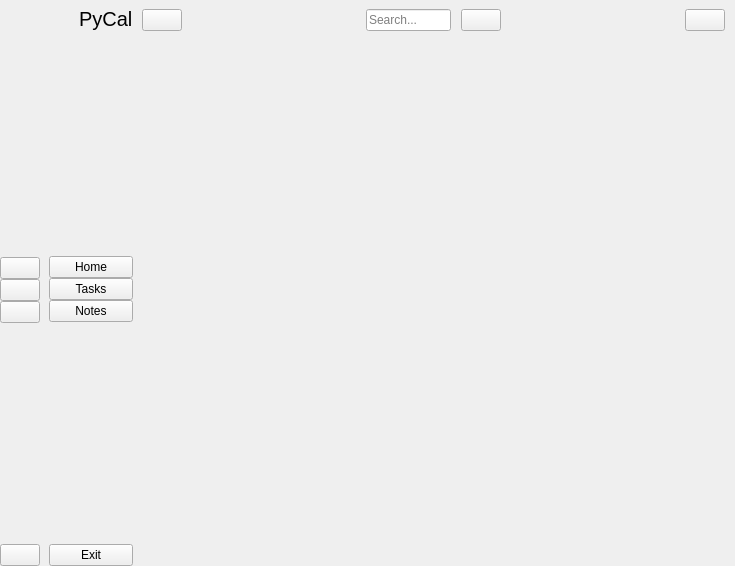
<?xml version="1.0" encoding="UTF-8"?>
<ui version="4.0">
 <class>MainWindow</class>
 <widget class="QMainWindow" name="MainWindow">
  <property name="geometry">
   <rect>
    <x>0</x>
    <y>0</y>
    <width>735</width>
    <height>566</height>
   </rect>
  </property>
  <property name="sizePolicy">
   <sizepolicy hsizetype="Preferred" vsizetype="Ignored">
    <horstretch>0</horstretch>
    <verstretch>0</verstretch>
   </sizepolicy>
  </property>
  <property name="windowTitle">
   <string>MainWindow</string>
  </property>
  <widget class="QWidget" name="centralwidget">
   <layout class="QGridLayout" name="gridLayout">
    <property name="leftMargin">
     <number>0</number>
    </property>
    <property name="topMargin">
     <number>0</number>
    </property>
    <property name="rightMargin">
     <number>0</number>
    </property>
    <property name="bottomMargin">
     <number>0</number>
    </property>
    <property name="spacing">
     <number>0</number>
    </property>
    <item row="0" column="2">
     <widget class="QWidget" name="widget_3" native="true">
      <layout class="QVBoxLayout" name="verticalLayout_5">
       <property name="spacing">
        <number>0</number>
       </property>
       <property name="leftMargin">
        <number>0</number>
       </property>
       <property name="topMargin">
        <number>0</number>
       </property>
       <property name="rightMargin">
        <number>10</number>
       </property>
       <property name="bottomMargin">
        <number>0</number>
       </property>
       <item>
        <widget class="QWidget" name="header_widget" native="true">
         <property name="enabled">
          <bool>true</bool>
         </property>
         <property name="minimumSize">
          <size>
           <width>0</width>
           <height>40</height>
          </size>
         </property>
         <layout class="QGridLayout" name="gridLayout_10">
          <property name="leftMargin">
           <number>0</number>
          </property>
          <property name="topMargin">
           <number>0</number>
          </property>
          <property name="rightMargin">
           <number>0</number>
          </property>
          <property name="bottomMargin">
           <number>0</number>
          </property>
          <item row="0" column="4">
           <widget class="QPushButton" name="user_btn">
            <property name="text">
             <string/>
            </property>
            <property name="icon">
             <iconset resource="resource.qrc">
              <normaloff>:/icon/icon/user-48.ico</normaloff>:/icon/icon/user-48.ico</iconset>
            </property>
            <property name="checkable">
             <bool>false</bool>
            </property>
            <property name="autoExclusive">
             <bool>false</bool>
            </property>
           </widget>
          </item>
          <item row="0" column="0">
           <widget class="QPushButton" name="change_btn">
            <property name="text">
             <string/>
            </property>
            <property name="icon">
             <iconset resource="resource.qrc">
              <normaloff>:/icon/icon/menu-4-32.ico</normaloff>:/icon/icon/menu-4-32.ico</iconset>
            </property>
            <property name="iconSize">
             <size>
              <width>14</width>
              <height>14</height>
             </size>
            </property>
            <property name="checkable">
             <bool>true</bool>
            </property>
           </widget>
          </item>
          <item row="0" column="3">
           <spacer name="horizontalSpacer_2">
            <property name="orientation">
             <enum>Qt::Horizontal</enum>
            </property>
            <property name="sizeHint" stdset="0">
             <size>
              <width>202</width>
              <height>20</height>
             </size>
            </property>
           </spacer>
          </item>
          <item row="0" column="1">
           <spacer name="horizontalSpacer">
            <property name="orientation">
             <enum>Qt::Horizontal</enum>
            </property>
            <property name="sizeHint" stdset="0">
             <size>
              <width>202</width>
              <height>20</height>
             </size>
            </property>
           </spacer>
          </item>
          <item row="0" column="2">
           <layout class="QHBoxLayout" name="horizontalLayout">
            <property name="spacing">
             <number>10</number>
            </property>
            <item>
             <widget class="QLineEdit" name="search_input">
              <property name="minimumSize">
               <size>
                <width>0</width>
                <height>0</height>
               </size>
              </property>
              <property name="frame">
               <bool>true</bool>
              </property>
              <property name="placeholderText">
               <string>Search...</string>
              </property>
             </widget>
            </item>
            <item>
             <widget class="QPushButton" name="search_btn">
              <property name="text">
               <string/>
              </property>
              <property name="icon">
               <iconset resource="resource.qrc">
                <normaloff>:/icon/icon/search-13-48.ico</normaloff>:/icon/icon/search-13-48.ico</iconset>
              </property>
              <property name="checkable">
               <bool>false</bool>
              </property>
              <property name="autoExclusive">
               <bool>false</bool>
              </property>
             </widget>
            </item>
           </layout>
          </item>
         </layout>
        </widget>
       </item>
       <item>
        <widget class="QStackedWidget" name="stackedWidget">
         <property name="currentIndex">
          <number>0</number>
         </property>
         <widget class="QWidget" name="page">
          <layout class="QVBoxLayout" name="verticalLayout_6" stretch="0">
           <item>
            <layout class="QVBoxLayout" name="home_page_layout"/>
           </item>
          </layout>
         </widget>
         <widget class="QWidget" name="page_2">
          <layout class="QVBoxLayout" name="verticalLayout_8">
           <item>
            <layout class="QHBoxLayout" name="horizontalLayout_6">
             <property name="topMargin">
              <number>40</number>
             </property>
             <item alignment="Qt::AlignHCenter">
              <widget class="QLabel" name="label_2">
               <property name="font">
                <font>
                 <pointsize>16</pointsize>
                 <bold>false</bold>
                </font>
               </property>
               <property name="text">
                <string>Today</string>
               </property>
              </widget>
             </item>
             <item alignment="Qt::AlignHCenter">
              <widget class="QLabel" name="label_3">
               <property name="font">
                <font>
                 <pointsize>16</pointsize>
                 <bold>false</bold>
                </font>
               </property>
               <property name="text">
                <string>Tomorrow</string>
               </property>
              </widget>
             </item>
             <item alignment="Qt::AlignHCenter">
              <widget class="QLabel" name="label">
               <property name="font">
                <font>
                 <pointsize>16</pointsize>
                </font>
               </property>
               <property name="text">
                <string>Next 7 days</string>
               </property>
              </widget>
             </item>
            </layout>
           </item>
           <item>
            <layout class="QHBoxLayout" name="tasks_lists">
             <property name="bottomMargin">
              <number>40</number>
             </property>
            </layout>
           </item>
          </layout>
         </widget>
         <widget class="QWidget" name="page_3">
          <layout class="QGridLayout" name="gridLayout_2">
           <item row="0" column="0">
            <layout class="QVBoxLayout" name="notes_layout"/>
           </item>
          </layout>
         </widget>
         <widget class="QWidget" name="page_4">
          <layout class="QGridLayout" name="gridLayout_5">
           <item row="0" column="0">
            <widget class="QLabel" name="label_7">
             <property name="font">
              <font>
               <pointsize>15</pointsize>
              </font>
             </property>
             <property name="text">
              <string>Products Page</string>
             </property>
             <property name="alignment">
              <set>Qt::AlignCenter</set>
             </property>
            </widget>
           </item>
          </layout>
         </widget>
         <widget class="QWidget" name="page_5">
          <layout class="QGridLayout" name="gridLayout_6">
           <item row="0" column="0">
            <widget class="QLabel" name="label_8">
             <property name="font">
              <font>
               <pointsize>15</pointsize>
              </font>
             </property>
             <property name="text">
              <string>Customers Page</string>
             </property>
             <property name="alignment">
              <set>Qt::AlignCenter</set>
             </property>
            </widget>
           </item>
          </layout>
         </widget>
         <widget class="QWidget" name="page_6">
          <layout class="QGridLayout" name="gridLayout_7">
           <item row="0" column="0">
            <widget class="QLabel" name="label_9">
             <property name="font">
              <font>
               <pointsize>15</pointsize>
               <bold>false</bold>
              </font>
             </property>
             <property name="text">
              <string>Search Page</string>
             </property>
             <property name="alignment">
              <set>Qt::AlignCenter</set>
             </property>
            </widget>
           </item>
          </layout>
         </widget>
         <widget class="QWidget" name="page_7">
          <layout class="QGridLayout" name="gridLayout_8">
           <item row="0" column="0">
            <widget class="QLabel" name="label_10">
             <property name="font">
              <font>
               <pointsize>15</pointsize>
               <bold>false</bold>
              </font>
             </property>
             <property name="text">
              <string>User Page</string>
             </property>
             <property name="alignment">
              <set>Qt::AlignCenter</set>
             </property>
            </widget>
           </item>
          </layout>
         </widget>
        </widget>
       </item>
      </layout>
     </widget>
    </item>
    <item row="0" column="0">
     <widget class="QWidget" name="icon_only_widget" native="true">
      <layout class="QVBoxLayout" name="verticalLayout_3">
       <property name="spacing">
        <number>0</number>
       </property>
       <property name="leftMargin">
        <number>0</number>
       </property>
       <property name="topMargin">
        <number>0</number>
       </property>
       <property name="rightMargin">
        <number>0</number>
       </property>
       <property name="bottomMargin">
        <number>0</number>
       </property>
       <item>
        <layout class="QVBoxLayout" name="verticalLayout">
         <property name="spacing">
          <number>0</number>
         </property>
         <property name="leftMargin">
          <number>0</number>
         </property>
         <property name="topMargin">
          <number>5</number>
         </property>
         <item alignment="Qt::AlignHCenter">
          <widget class="QLabel" name="logo_label_1">
           <property name="minimumSize">
            <size>
             <width>30</width>
             <height>30</height>
            </size>
           </property>
           <property name="maximumSize">
            <size>
             <width>30</width>
             <height>30</height>
            </size>
           </property>
           <property name="text">
            <string/>
           </property>
           <property name="pixmap">
            <pixmap resource="resource.qrc">:/icon/icon/flower.svg</pixmap>
           </property>
           <property name="scaledContents">
            <bool>true</bool>
           </property>
           <property name="alignment">
            <set>Qt::AlignCenter</set>
           </property>
           <property name="margin">
            <number>7</number>
           </property>
          </widget>
         </item>
         <item>
          <spacer name="verticalSpacer_4">
           <property name="orientation">
            <enum>Qt::Vertical</enum>
           </property>
           <property name="sizeHint" stdset="0">
            <size>
             <width>20</width>
             <height>40</height>
            </size>
           </property>
          </spacer>
         </item>
         <item>
          <widget class="QPushButton" name="home_btn_1">
           <property name="enabled">
            <bool>true</bool>
           </property>
           <property name="text">
            <string/>
           </property>
           <property name="icon">
            <iconset resource="resource.qrc">
             <normaloff>:/icon/icon/calendar_grey.svg</normaloff>
             <normalon>:/icon/icon/calendar_white.svg</normalon>:/icon/icon/calendar_grey.svg</iconset>
           </property>
           <property name="iconSize">
            <size>
             <width>20</width>
             <height>20</height>
            </size>
           </property>
           <property name="checkable">
            <bool>true</bool>
           </property>
           <property name="autoExclusive">
            <bool>true</bool>
           </property>
          </widget>
         </item>
         <item>
          <widget class="QPushButton" name="tasks_btn_1">
           <property name="text">
            <string/>
           </property>
           <property name="icon">
            <iconset resource="resource.qrc">
             <normaloff>:/icon/icon/tasks_grey.svg</normaloff>
             <normalon>:/icon/icon/tasks_white.svg</normalon>:/icon/icon/tasks_grey.svg</iconset>
           </property>
           <property name="iconSize">
            <size>
             <width>20</width>
             <height>20</height>
            </size>
           </property>
           <property name="checkable">
            <bool>true</bool>
           </property>
           <property name="autoExclusive">
            <bool>true</bool>
           </property>
          </widget>
         </item>
         <item>
          <widget class="QPushButton" name="notes_btn_1">
           <property name="text">
            <string/>
           </property>
           <property name="icon">
            <iconset resource="resource.qrc">
             <normaloff>:/icon/icon/notes_grey.svg</normaloff>
             <normalon>:/icon/icon/notes_white.svg</normalon>:/icon/icon/notes_grey.svg</iconset>
           </property>
           <property name="iconSize">
            <size>
             <width>20</width>
             <height>20</height>
            </size>
           </property>
           <property name="checkable">
            <bool>true</bool>
           </property>
           <property name="autoExclusive">
            <bool>true</bool>
           </property>
          </widget>
         </item>
         <item>
          <spacer name="verticalSpacer_5">
           <property name="orientation">
            <enum>Qt::Vertical</enum>
           </property>
           <property name="sizeHint" stdset="0">
            <size>
             <width>20</width>
             <height>40</height>
            </size>
           </property>
          </spacer>
         </item>
         <item>
          <widget class="QPushButton" name="exit_btn_1">
           <property name="text">
            <string/>
           </property>
           <property name="icon">
            <iconset resource="resource.qrc">
             <normaloff>:/icon/icon/close_grey.svg</normaloff>
             <disabledoff>:/icon/icon/close_white.svg</disabledoff>:/icon/icon/close_grey.svg</iconset>
           </property>
           <property name="iconSize">
            <size>
             <width>20</width>
             <height>20</height>
            </size>
           </property>
          </widget>
         </item>
        </layout>
       </item>
      </layout>
     </widget>
    </item>
    <item row="0" column="1">
     <widget class="QWidget" name="full_menu_widget" native="true">
      <layout class="QVBoxLayout" name="verticalLayout_4">
       <property name="spacing">
        <number>0</number>
       </property>
       <property name="leftMargin">
        <number>9</number>
       </property>
       <property name="topMargin">
        <number>4</number>
       </property>
       <property name="bottomMargin">
        <number>0</number>
       </property>
       <item>
        <layout class="QHBoxLayout" name="horizontalLayout_2">
         <property name="spacing">
          <number>0</number>
         </property>
         <item>
          <widget class="QLabel" name="logo_label_2">
           <property name="minimumSize">
            <size>
             <width>30</width>
             <height>30</height>
            </size>
           </property>
           <property name="maximumSize">
            <size>
             <width>30</width>
             <height>30</height>
            </size>
           </property>
           <property name="text">
            <string/>
           </property>
           <property name="pixmap">
            <pixmap resource="resource.qrc">:/icon/icon/flower.svg</pixmap>
           </property>
           <property name="scaledContents">
            <bool>true</bool>
           </property>
           <property name="margin">
            <number>8</number>
           </property>
          </widget>
         </item>
         <item>
          <widget class="QLabel" name="logo_label_3">
           <property name="font">
            <font>
             <pointsize>15</pointsize>
            </font>
           </property>
           <property name="text">
            <string>PyCal</string>
           </property>
          </widget>
         </item>
        </layout>
       </item>
       <item>
        <layout class="QVBoxLayout" name="verticalLayout_2">
         <property name="spacing">
          <number>0</number>
         </property>
         <item>
          <spacer name="verticalSpacer_3">
           <property name="orientation">
            <enum>Qt::Vertical</enum>
           </property>
           <property name="sizeHint" stdset="0">
            <size>
             <width>20</width>
             <height>24</height>
            </size>
           </property>
          </spacer>
         </item>
         <item>
          <widget class="QPushButton" name="home_btn_2">
           <property name="text">
            <string>Home</string>
           </property>
           <property name="icon">
            <iconset resource="resource.qrc">
             <normaloff>:/icon/icon/calendar_grey.svg</normaloff>
             <normalon>:/icon/icon/calendar_white.svg</normalon>:/icon/icon/calendar_grey.svg</iconset>
           </property>
           <property name="iconSize">
            <size>
             <width>14</width>
             <height>14</height>
            </size>
           </property>
           <property name="checkable">
            <bool>true</bool>
           </property>
           <property name="autoExclusive">
            <bool>true</bool>
           </property>
          </widget>
         </item>
         <item>
          <widget class="QPushButton" name="tasks_btn_2">
           <property name="text">
            <string>Tasks</string>
           </property>
           <property name="icon">
            <iconset resource="resource.qrc">
             <normaloff>:/icon/icon/tasks_grey.svg</normaloff>
             <normalon>:/icon/icon/tasks_white.svg</normalon>:/icon/icon/tasks_grey.svg</iconset>
           </property>
           <property name="iconSize">
            <size>
             <width>14</width>
             <height>14</height>
            </size>
           </property>
           <property name="checkable">
            <bool>true</bool>
           </property>
           <property name="autoExclusive">
            <bool>true</bool>
           </property>
          </widget>
         </item>
         <item>
          <widget class="QPushButton" name="notes_btn_2">
           <property name="text">
            <string>Notes</string>
           </property>
           <property name="icon">
            <iconset resource="resource.qrc">
             <normaloff>:/icon/icon/notes_grey.svg</normaloff>
             <normalon>:/icon/icon/notes_white.svg</normalon>:/icon/icon/notes_grey.svg</iconset>
           </property>
           <property name="iconSize">
            <size>
             <width>14</width>
             <height>14</height>
            </size>
           </property>
           <property name="checkable">
            <bool>true</bool>
           </property>
           <property name="autoExclusive">
            <bool>true</bool>
           </property>
          </widget>
         </item>
         <item>
          <spacer name="verticalSpacer_2">
           <property name="orientation">
            <enum>Qt::Vertical</enum>
           </property>
           <property name="sizeHint" stdset="0">
            <size>
             <width>20</width>
             <height>40</height>
            </size>
           </property>
          </spacer>
         </item>
         <item>
          <widget class="QPushButton" name="exit_btn_2">
           <property name="text">
            <string>Exit</string>
           </property>
           <property name="icon">
            <iconset resource="resource.qrc">
             <normaloff>:/icon/icon/close_grey.svg</normaloff>
             <disabledoff>:/icon/icon/close_white.svg</disabledoff>:/icon/icon/close_grey.svg</iconset>
           </property>
           <property name="iconSize">
            <size>
             <width>14</width>
             <height>14</height>
            </size>
           </property>
          </widget>
         </item>
        </layout>
       </item>
      </layout>
     </widget>
    </item>
   </layout>
  </widget>
 </widget>
 <resources>
  <include location="resource.qrc"/>
 </resources>
 <connections>
  <connection>
   <sender>change_btn</sender>
   <signal>toggled(bool)</signal>
   <receiver>icon_only_widget</receiver>
   <slot>setVisible(bool)</slot>
   <hints>
    <hint type="sourcelabel">
     <x>184</x>
     <y>21</y>
    </hint>
    <hint type="destinationlabel">
     <x>40</x>
     <y>238</y>
    </hint>
   </hints>
  </connection>
  <connection>
   <sender>change_btn</sender>
   <signal>toggled(bool)</signal>
   <receiver>full_menu_widget</receiver>
   <slot>setHidden(bool)</slot>
   <hints>
    <hint type="sourcelabel">
     <x>199</x>
     <y>25</y>
    </hint>
    <hint type="destinationlabel">
     <x>148</x>
     <y>372</y>
    </hint>
   </hints>
  </connection>
  <connection>
   <sender>home_btn_1</sender>
   <signal>toggled(bool)</signal>
   <receiver>home_btn_2</receiver>
   <slot>setChecked(bool)</slot>
   <hints>
    <hint type="sourcelabel">
     <x>42</x>
     <y>67</y>
    </hint>
    <hint type="destinationlabel">
     <x>67</x>
     <y>75</y>
    </hint>
   </hints>
  </connection>
  <connection>
   <sender>notes_btn_1</sender>
   <signal>toggled(bool)</signal>
   <receiver>notes_btn_2</receiver>
   <slot>setChecked(bool)</slot>
   <hints>
    <hint type="sourcelabel">
     <x>30</x>
     <y>99</y>
    </hint>
    <hint type="destinationlabel">
     <x>86</x>
     <y>97</y>
    </hint>
   </hints>
  </connection>
  <connection>
   <sender>tasks_btn_1</sender>
   <signal>toggled(bool)</signal>
   <receiver>tasks_btn_2</receiver>
   <slot>setChecked(bool)</slot>
   <hints>
    <hint type="sourcelabel">
     <x>35</x>
     <y>117</y>
    </hint>
    <hint type="destinationlabel">
     <x>71</x>
     <y>117</y>
    </hint>
   </hints>
  </connection>
  <connection>
   <sender>home_btn_2</sender>
   <signal>toggled(bool)</signal>
   <receiver>home_btn_1</receiver>
   <slot>setChecked(bool)</slot>
   <hints>
    <hint type="sourcelabel">
     <x>115</x>
     <y>65</y>
    </hint>
    <hint type="destinationlabel">
     <x>43</x>
     <y>61</y>
    </hint>
   </hints>
  </connection>
  <connection>
   <sender>notes_btn_2</sender>
   <signal>toggled(bool)</signal>
   <receiver>notes_btn_1</receiver>
   <slot>setChecked(bool)</slot>
   <hints>
    <hint type="sourcelabel">
     <x>162</x>
     <y>86</y>
    </hint>
    <hint type="destinationlabel">
     <x>33</x>
     <y>91</y>
    </hint>
   </hints>
  </connection>
  <connection>
   <sender>tasks_btn_2</sender>
   <signal>toggled(bool)</signal>
   <receiver>tasks_btn_1</receiver>
   <slot>setChecked(bool)</slot>
   <hints>
    <hint type="sourcelabel">
     <x>160</x>
     <y>117</y>
    </hint>
    <hint type="destinationlabel">
     <x>41</x>
     <y>120</y>
    </hint>
   </hints>
  </connection>
  <connection>
   <sender>exit_btn_2</sender>
   <signal>clicked()</signal>
   <receiver>MainWindow</receiver>
   <slot>close()</slot>
   <hints>
    <hint type="sourcelabel">
     <x>140</x>
     <y>490</y>
    </hint>
    <hint type="destinationlabel">
     <x>171</x>
     <y>503</y>
    </hint>
   </hints>
  </connection>
  <connection>
   <sender>exit_btn_1</sender>
   <signal>clicked()</signal>
   <receiver>MainWindow</receiver>
   <slot>close()</slot>
   <hints>
    <hint type="sourcelabel">
     <x>31</x>
     <y>490</y>
    </hint>
    <hint type="destinationlabel">
     <x>48</x>
     <y>503</y>
    </hint>
   </hints>
  </connection>
 </connections>
</ui>
